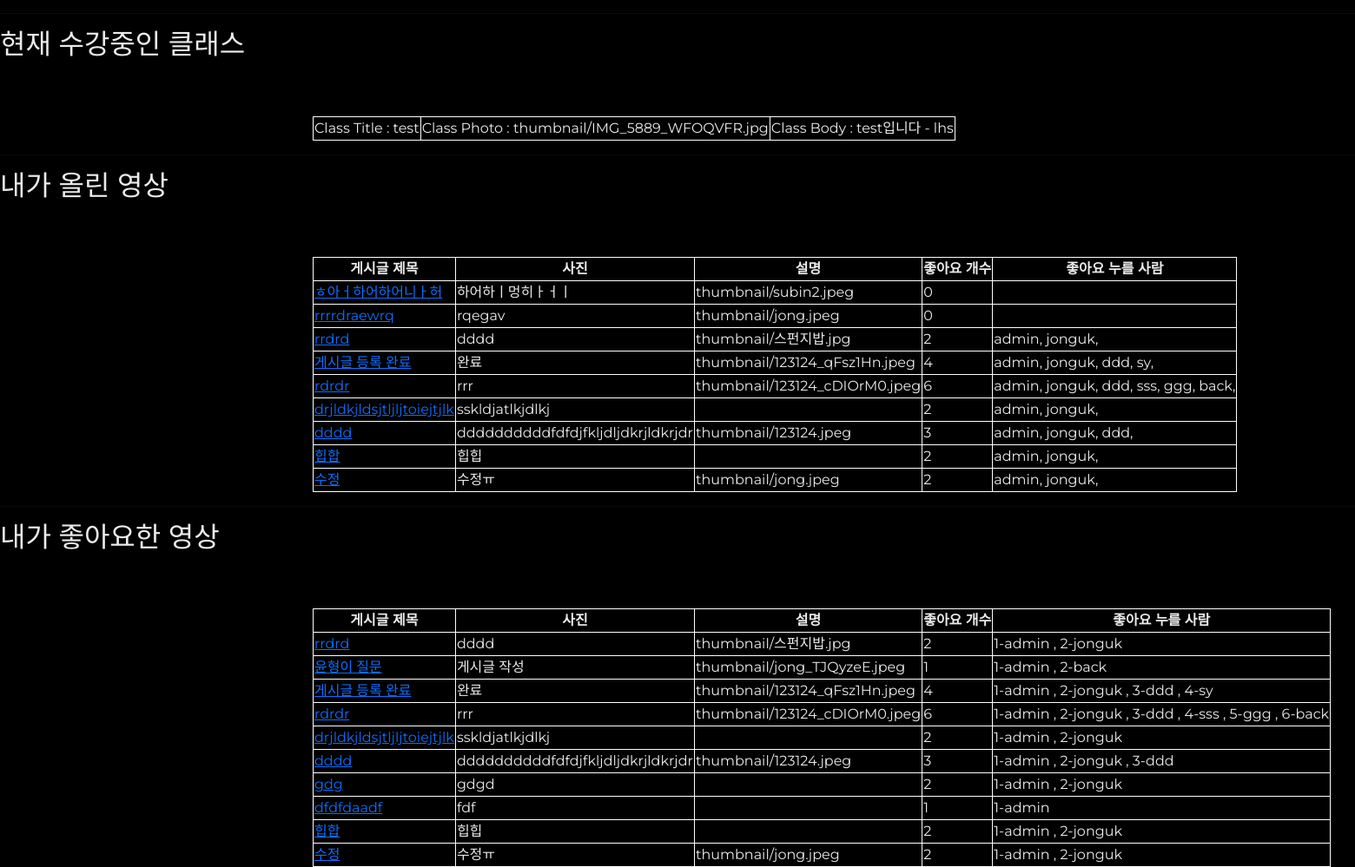
The app's page /mypage/1 (signed in, middle part), older data.
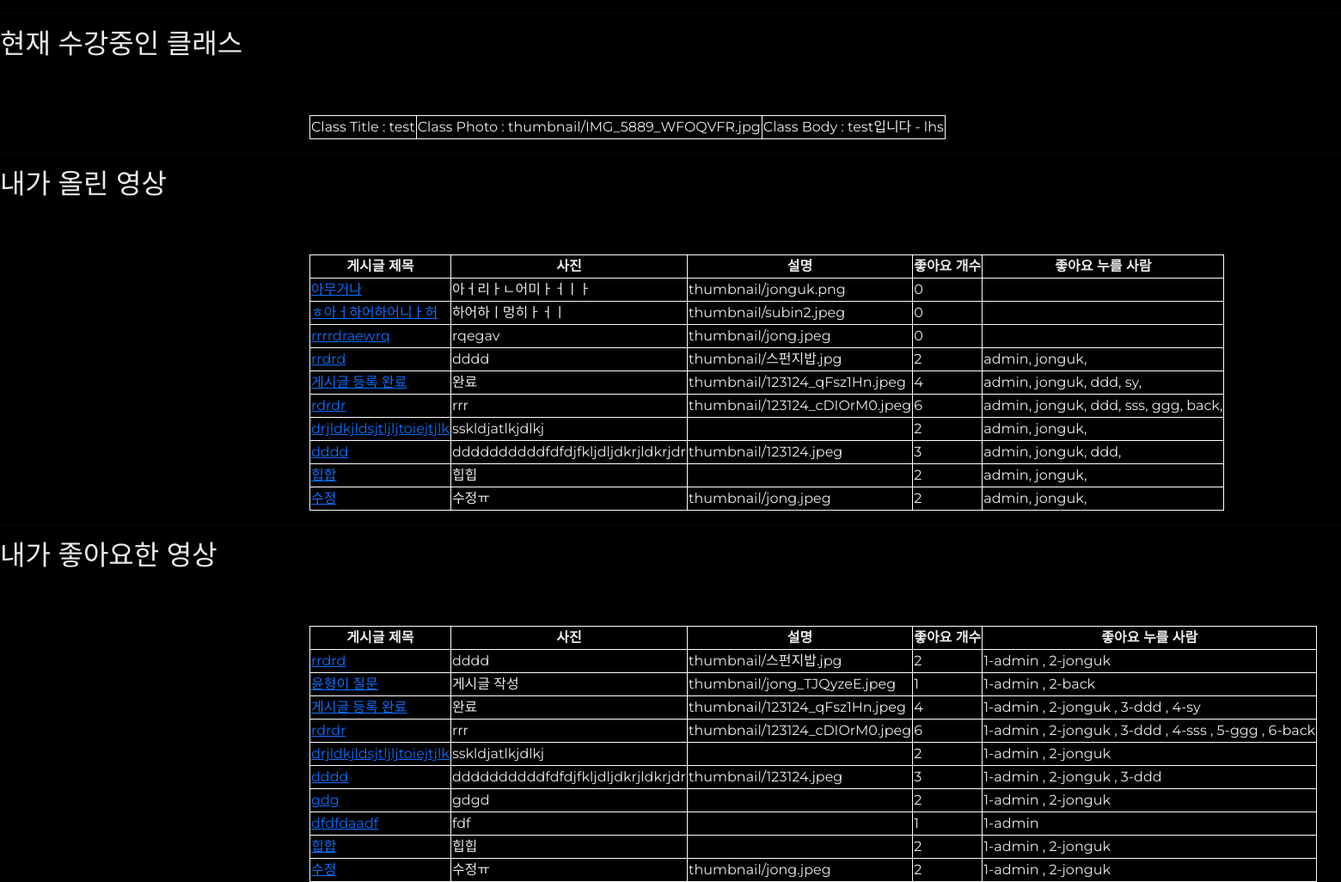
The same page, newer data.
### danceapp/models.py (models this page shows, shortened)
class Course(models.Model):
    userId = models.ForeignKey(userProfile, on_delete=models.CASCADE)
    title = models.CharField(max_length=200) # 제목
    body = models.TextField() # 게시물 설명
    uploadDate = models.DateTimeField(auto_now_add=True) # 처음 업로드 시간
    updateDate = models.DateTimeField(auto_now=True) # 수정 시간
    photo = models.ImageField(blank=True, null=True, upload_to='thumbnail') # 썸네일 # upload_to : static/blog_photo 로 저장해줘
    video = models.FileField(blank=True, null=True, upload_to='video') # 배포시에는 models.FilePathField()사용
    genreName = models.ForeignKey(Genre, null=True, on_delete=models.CASCADE) # 장르
    likes_user = models.ManyToManyField(userProfile, related_name='course_likes', blank=True) # 좋아요 누른 사람
    likes_count = models.PositiveIntegerField(default=0)
    register_user = models.ManyToManyField(userProfile, related_name='register_user', blank=True)
    register_count = models.PositiveIntegerField(default=0)
    maxRegCount = models.IntegerField(default=0, null=False)
    startDate = models.DateField(auto_now=False, auto_now_add=False)
    location = models.CharField(max_length=50, null=True)

class Post(models.Model):
    userId = models.ForeignKey(userProfile, on_delete=models.CASCADE) # 회원ID # User 모델의 pk를 가져옴
    title = models.CharField(max_length=200) # 제목
    body = models.TextField() # 게시물 설명
    uploadDate = models.DateTimeField(auto_now_add=True) # 처음 업로드 시간
    updateDate = models.DateTimeField(auto_now=True) # 수정 시간
    photo = models.ImageField(blank=True, null=True, upload_to='thumbnail') # 썸네일 # upload_to : static/blog_photo 로 저장해줘
    video = models.FileField(blank=True, null=True, upload_to='video') # 배포시에는 models.FilePathField()사용
    genreName = models.ForeignKey(Genre, null=True, on_delete=models.CASCADE) # 장르
    likes_user = models.ManyToManyField(userProfile, related_name='likes', blank=True) # 좋아요 누른 사람
    likes_count = models.PositiveIntegerField(default=0) # 좋아요 개수
    hits = models.PositiveIntegerField(default=0) # 조회수

### accounts/models.py (models this page shows, shortened)
class userProfile(AbstractUser):
    nickname = models.CharField(max_length=50, null=True, blank=True) # 실제 이름
    danceSkill = models.CharField(max_length=10 ,null=True, blank=True) # 상 중 하
    phoneNum = models.IntegerField(null=True, blank=True) # 핸드폰 번호
    gender = models.CharField(max_length=10 ,null=True, blank=True) # 성별
    createdAt = models.DateTimeField(auto_now_add=True) # 생성 일자
    birth = models.DateField(null=True, blank=True) # 생년월일
    profilephoto = models.ImageField(blank=True, null=True, upload_to='profilephoto') # 프사

### danceapp/views.py (the view)
# urls.py: path('mypage/<int:user_id>', views.mypage, name='mypage'),
def mypage(request, user_id):
    if request.user.is_authenticated:
        myposts = Post.objects.filter(userId=user_id).order_by('-uploadDate')
        myprofile = userProfile.objects.filter(id=user_id)
        mylikedvideo = Post.objects.filter(likes_user=user_id).order_by('-uploadDate')
        myregcourse = Course.objects.filter(register_user=user_id)
        context = {
            'posts':myposts,
            'myprofile':myprofile,
            'mylikedvideo':mylikedvideo,
            'myregcourse':myregcourse,
        }
        return render(request, 'mypage.html', context)

### danceapp/templates/mypage.html (shortened to what this page needs)
{% extends 'base.html' %}
{% block content %}
{% load static %}
<hr>
<h2>현재 수강중인 클래스</h2>
<table>
    {% for regcourse in myregcourse %}
    <tr>
        <td>Class Title : {{ regcourse.title }}</td>
        <td>Class Photo : {{ regcourse.photo }}</td>
        <td>Class Body : {{ regcourse.body }}</td>
    </tr>
    {% endfor %}
</table>
<hr>
<h2>내가 올린 영상</h2>
<table>
    <tr>
        <th>게시글 제목</th>
        <th>사진</th>
        <th>설명</th>
        <th>좋아요 개수</th>
        <th>좋아요 누를 사람</th>
    </tr>
    {% for post in posts %}
    <tr>
        <td><a href="{% url 'post_detail' post.id %}">{{ post.title }}</a></td>
        <td>{{ post.body }}</td>
        <td>{{ post.photo }}</td>
        <td>{{ post.likes_count }}</td>
        <td>
            {% for i in post.likes_user.all %}
            {{ i.username }},
            {% endfor %}
        </td>
    </tr>
    {% endfor %}
</table>
<hr>
<h2>내가 좋아요한 영상</h2>
<table>
    <tr>
        <th>게시글 제목</th>
        <th>사진</th>
        <th>설명</th>
        <th>좋아요 개수</th>
        <th>좋아요 누를 사람</th>
    </tr>
    {% for likedvideo in mylikedvideo %}
    <tr>
        <td><a href="{% url 'post_detail' likedvideo.id %}">{{ likedvideo.title }}</a></td>
        <td>{{ likedvideo.body }}</td>
        <td>{{ likedvideo.photo }}</td>
        <td>{{ likedvideo.likes_count }}</td>
        <td>
            {% for i in likedvideo.likes_user.all %}
            {{ forloop.counter }}-{{ i.username }}
            {% if not forloop.last %},{% endif %}
            {% endfor %}
        </td>
    </tr>
    {% endfor %}
</table>
{% endblock %}

Row changes from the older to the newer data that the page shows:
added Post: title "아무거나", body "아ㅓ리ㅏㄴ어미ㅏㅓㅣㅏ", photo "thumbnail/jonguk.png", likes_count "0", shown under "내가 올린 영상"
